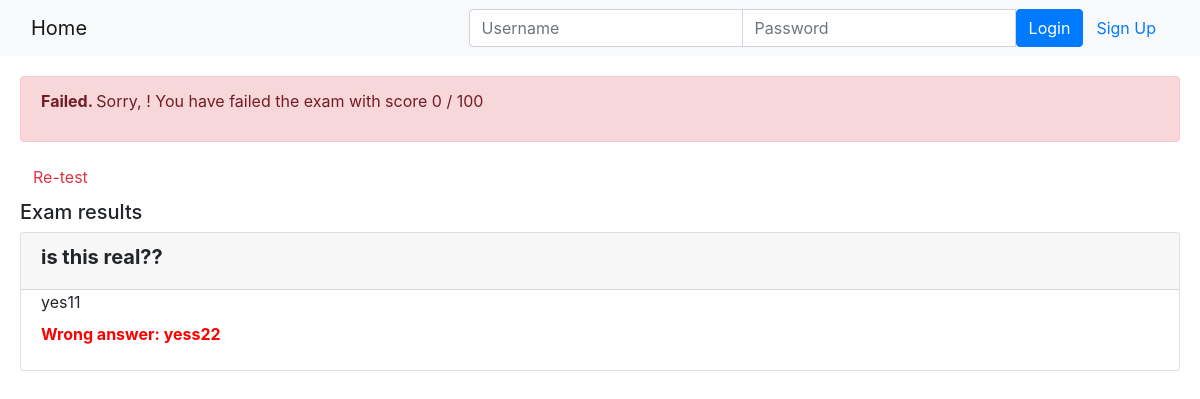
/onlinecourse/course/2/submission/2/result/, run on the app's committed database.
### onlinecourse/models.py (models this page shows, shortened)
class Question(models.Model):
    lesson_id = models.ForeignKey(Lesson, on_delete=models.CASCADE)
    question_text = models.TextField(default='')
    grade = models.IntegerField()

class Choice(models.Model):
    question_id = models.ForeignKey(Question, on_delete=models.CASCADE)
    choice_text = models.TextField(default="")
    is_correct = models.BooleanField()

### onlinecourse/views.py (the view)
# urls.py: path('course/<int:course_id>/submission/<int:submission_id>/result/', views.show_exam_result, name = 'show_exam_result'),
def show_exam_result(request, course_id, submission_id):
    context = {}
    course = Course.objects.get(id = course_id)
    submit = Submission.objects.get(id = submission_id)
    selected = Submission.objects.filter(id = submission_id).values_list('choices',flat = True)
    score = 0
    for i in submit.choices.all().filter(is_correct=True).values_list('question_id'):
        score += Question.objects.filter(id=i[0]).first().grade
    context['selected'] = selected
    context['grade'] = score
    context['course'] = course
    return  render(request, 'onlinecourse/exam_result_bootstrap.html', context)

### onlinecourse/templates/onlinecourse/exam_result_bootstrap.html (shortened to what this page needs)
<!DOCTYPE html>
<html lang="en">
<head>
    {% load static %}
    <link rel="stylesheet" href="https://maxcdn.bootstrapcdn.com/bootstrap/4.5.2/css/bootstrap.min.css">
</head>
<body>
 <nav class="navbar navbar-light bg-light">
    <div class="container-fluid">
        <div class="navbar-header">
              <a class="navbar-brand" href="{% url 'onlinecourse:index' %}">Home</a>
        </div>
        <ul class="nav navbar-nav navbar-right">
            {% if user.is_authenticated %}
            <li>
                <a class="btn btn-link" href="#">{{ user.first_name }}({{ user.username }})</a>
                <a class="btn btn-link" href="{% url 'onlinecourse:logout' %}">Logout</a>
            </li>
            {% else %}
            <li>
                <form class="form-inline" action="{% url 'onlinecourse:login' %}" method="post">
                    <div class="input-group">
                        <input type="text" class="form-control" placeholder="Username" name="username" >
                        <input type="password" class="form-control" placeholder="Password" name="psw" >
                        <button class="btn btn-primary" type="submit">Login</button>
                        <a class="btn btn-link" href="{% url 'onlinecourse:registration' %}">Sign Up</a>
                    </div>
                </form>
            </li>
            {% endif %}
        </ul>
    </div>
</nav>
<div class="container-fluid" style='padding: 20px;'>
    {% if grade > 80 %}
    <div class="alert alert-success">
        <p><b>Congratulations, {{user.first_name}}! </b>You have passed the exam and completed the course with score {{grade}} / 100</p>
    </div>
        {% else %}
        <div class="alert alert-danger">
            <p><b>Failed. </b>Sorry, {{user.first_name}}! You have failed the exam with score {{grade}} / 100</p>
        </div>
        <a class="btn btn-link text-danger" href="{% url 'onlinecourse:course_details' course.id %}">Re-test</a>
        {% endif %}
        <div class="card-columns-vertical mt-1">
        <h5 class="">Exam results</h5>
            {% for lesson in course.lesson_set.all %}
            {% for question in lesson.question_set.all %}
            <div class="card mt-1">
                <div class="card-header"><h5 style="font-weight:bold">{{ question.question_text}}</h5></div>
                <div class="form-group">
                    {% for choice in question.choice_set.all %}
                    <div class="form-check">
                        {% if choice.id in selected %}
                            {% if choice.is_correct == True %}
                                <label style="color:#2ea94a;font-weight:bold">Correct answer: {{choice.choice_text}}</label>
                            {% else %}
                                <label style="color:red;font-weight:bold">Wrong answer: {{choice.choice_text}}</label>
                            {% endif %}
                        {% else %}
                            <label>{{choice.choice_text}}</label>
                        {% endif %}
                    </div>
                    {% endfor %}
                </div>
            </div>
            {% endfor %}
            {% endfor %}
        </div>
    </div>
</body>
</html>

### data on the page
Question: question_text "is this real??"
Choice: choice_text "yes11"
Choice: choice_text "yess22"

### other printed values
{{ grade }} "0"
